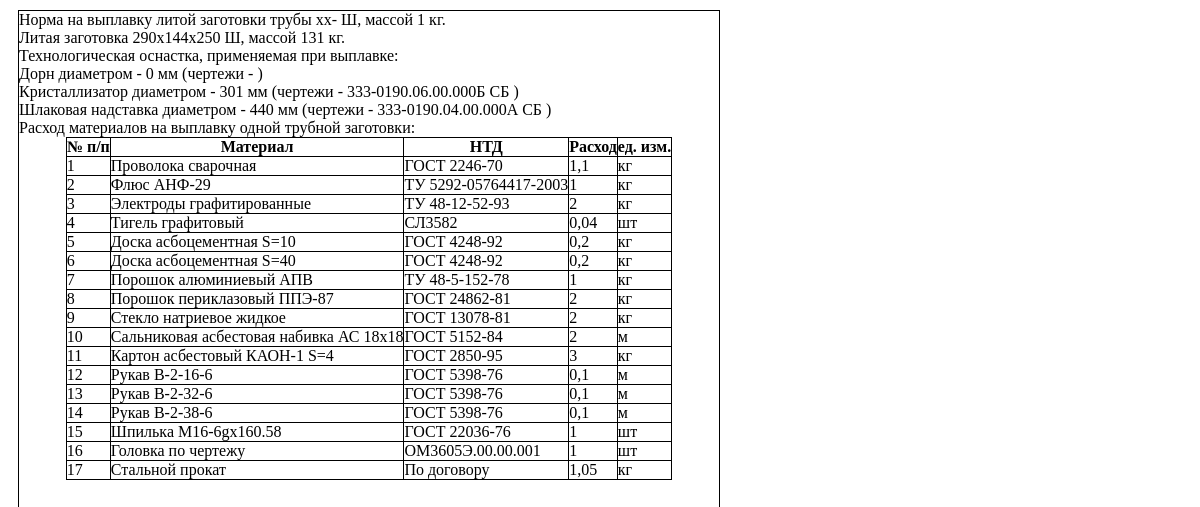
Screenshot of /user_page/technologist/create_norm.php (signed in) with the database file from the repository.
### tables this page shows
CREATE TABLE `snap` (
  `id` int(11) NOT NULL AUTO_INCREMENT,
  `size` varchar(100) NOT NULL,
  `drawing` varchar(300) NOT NULL,
  `type` varchar(300) NOT NULL,
  `diameter` varchar(100) NOT NULL,
  `user` varchar(300) NOT NULL,
  PRIMARY KEY (`id`)
);

CREATE TABLE `material` (
  `id` int(11) NOT NULL AUTO_INCREMENT,
  `material` varchar(1000) NOT NULL,
  `standart` varchar(1000) NOT NULL,
  `norma` varchar(1000) NOT NULL,
  `unit` varchar(1000) NOT NULL,
  PRIMARY KEY (`id`)
);

### user_page/technologist/calc_card.php (called while the page is built, shortened)
<?php
$size_and_steel = explode(" ", $size);
$size_dsl = explode("х", $size_and_steel[0]);
$d_tube = $size_dsl[0];
$s_tube = $size_dsl[1];
$l_tube = $size_dsl[2];
$density = 7850;
$steel_tube = $size_and_steel[1]." Ш";
$steel_tube = mb_strtoupper($steel_tube);
$weight_tube = 3.14 * ($s_tube/1000) * (($d_tube/1000) - ($s_tube/1000)) * ($l_tube/1000) * $density;
$weight_tube = round($weight_tube, 0) + 1;
$d_casting = $d_tube + 20;
$l_casting = $l_tube + 250;
$d_crystallizer = $d_casting * 1.02;
$d_crystallizer = round($d_crystallizer, 0) + 1;
$d_slag_remelting = $d_crystallizer + 110;
$sql_snap = "SELECT
id,
size,
drawing,
type,
diameter
FROM snap";
$result_snap = mysqli_query($link, $sql_snap);
$crystallizer_array = [];
$slag_remelting_array = [];
$j = 0;
$k = 0;
while ($row_snap = mysqli_fetch_array($result_snap)) {
	if ($row_snap["type"] == "кристаллизатор") {
		if ($row_snap["diameter"] >= $d_crystallizer) {
			$crystallizer_array[$j] = $row_snap["diameter"];
			$j++;
		};
	};
	if ($row_snap["type"] == "шлаковая надставка") {
		if ($row_snap["diameter"] >= $d_slag_remelting) {
			$slag_remelting_array[$k] = $row_snap["diameter"];
			$k++;
		};
	};
};
$mandrel_set = 0;
$crystallizer_set = 10000;
$slag_remelting_set = 10000;
for ($i = 0; $i < count($crystallizer_array); $i++) {
	if ($crystallizer_array[$i] < $crystallizer_set) {
		$crystallizer_set = $crystallizer_array[$i];
	} else {
		$crystallizer_set = $crystallizer_set;
	};
};
for ($i = 0; $i < count($slag_remelting_array); $i++) {
	if ($slag_remelting_array[$i] < $slag_remelting_set) {
		$slag_remelting_set = $slag_remelting_array[$i];
	} else {
		$slag_remelting_set = $slag_remelting_set;
	};
};
$d_real_casting = round($crystallizer_set / 1.02 - 1, 0) - 4;
$s_real_casting = round(($d_real_casting - round($mandrel_set / 1.025 - 5, 0)) / 2, 0) - 4;
$real_weight_castig = 3.14 * ($s_real_casting/1000) * (($d_real_casting/1000) - ($s_real_casting/1000)) * ($l_casting/1000) * $density;
$real_weight_castig = round($real_weight_castig, 0) + 1;
$sql_crystallizer_set = "SELECT
drawing
FROM snap
WHERE
diameter=$crystallizer_set
";
$result_crystallizer_set = mysqli_query($link, $sql_crystallizer_set);
while ($row_crystallizer_set = mysqli_fetch_array($result_crystallizer_set)) {
	$itog_crist = $itog_crist.$row_crystallizer_set["drawing"]." ";
};
$sql_slag_remelting_set = "SELECT
drawing
FROM snap
WHERE
diameter=$slag_remelting_set
";
$result_slag_remelting_set = mysqli_query($link, $sql_slag_remelting_set);
while ($row_slag_remelting_set = mysqli_fetch_array($result_slag_remelting_set)) {
	$itog_slag_remelting = $itog_slag_remelting.$row_slag_remelting_set["drawing"]." ";
};
?>

### user_page/technologist/create_norm.php (the view, shortened to what this page needs)
<?php
require_once "../../scripts/database_connect.php";
$size = $_POST["norm"];
require_once "calc_card.php";
$itog_casting = $d_real_casting."х".$s_real_casting."х".$l_casting." ".$steel_tube;
$itog_d_dorn = $mandrel_set;
$itog_d_crist = $crystallizer_set;
$itog_d_slag_remelting = $slag_remelting_set;
$itog_dorn = $itog_dorn;
$itog_crist = $itog_crist;
$itog_slag_remelting = $itog_slag_remelting;
$itog_tube = $d_tube."х".$s_tube."х".$l_tube."-".$steel_tube;
?>
<html>
	<head>
	</head>
	<body>
		<div class="norma">
			<div class="tube">Норма на выплавку литой заготовки трубы <?php echo $itog_tube;?>, массой <?php echo $weight_tube?> кг.
			</div>
			<div class="casting">Литая заготовка <?php echo $itog_casting;?>, массой <?php echo $real_weight_castig?> кг.
			</div>
			<div class="snap">Технологическая оснастка, применяемая при выплавке:
				<ul>
					<li>
						Дорн диаметром - <?php echo $itog_d_dorn;?> мм (чертежи - <?php echo $itog_dorn;?>)
					</li>
					<li>
						Кристаллизатор диаметром - <?php echo $itog_d_crist;?> мм (чертежи - <?php echo $itog_crist;?>)
					</li>
					<li>
						Шлаковая надставка диаметром - <?php echo $itog_d_slag_remelting;?> мм (чертежи - <?php echo $itog_slag_remelting;?>)
					</li>
				</ul>
			</div>
			<div class="material">
				Расход материалов на выплавку одной трубной заготовки:<br>
				<table>
					<tr>
						<th>№ п/п</th>
						<th>Материал</th>
						<th>НТД</th>
						<th>Расход</th>
						<th>ед. изм.</th>
					</tr>
<?php
$n = 1;
$sql_material = "SELECT
material,
standart,
norma,
unit
FROM material";
$result_material = mysqli_query($link, $sql_material);
while ($row_material = mysqli_fetch_array($result_material)) {
	echo "<tr>";
	echo "<td>".$n."</td>";
	echo "<td>".$row_material["material"]."</td>";
	echo "<td>".$row_material["standart"]."</td>";
	echo "<td>".$row_material["norma"]."</td>";
	echo "<td>".$row_material["unit"]."</td>";
	echo "</tr>";
	$n++;
};
?>
				</table>
			</div>
		</div>
	</body>
</html>

### user_page/technologist/create_norm.php (style rules this page uses)
.norma { width: 700px; height: 1000px; border: 1px solid black; margin: 10px; padding: 0; position: relative; }
ul { margin: 0; padding: 0; list-style-type: none; }
li { margin: 0; padding: 0; }
table { border-collapse: collapse; margin-left: auto; margin-right: auto; }
td, th { margin: 0; padding: 0; border: 1px solid black; }

### rows the page displays
snap: drawing "333-0190.06.00.000Б СБ"
snap: drawing "333-0190.04.00.000А СБ"
material: material "Проволока сварочная", standart "ГОСТ 2246-70", norma "1,1", unit "кг"
material: material "Флюс АНФ-29", standart "ТУ 5292-05764417-2003", norma "1", unit "кг"
material: material "Электроды графитированные", standart "ТУ 48-12-52-93", norma "2", unit "кг"
material: material "Тигель графитовый", standart "СЛ3582", norma "0,04", unit "шт"
material: material "Доска асбоцементная S=10", standart "ГОСТ 4248-92", norma "0,2", unit "кг"
material: material "Доска асбоцементная S=40", standart "ГОСТ 4248-92", norma "0,2", unit "кг"
material: material "Порошок алюминиевый АПВ", standart "ТУ 48-5-152-78", norma "1", unit "кг"
material: material "Порошок периклазовый ППЭ-87", standart "ГОСТ 24862-81", norma "2", unit "кг"
material: material "Стекло натриевое жидкое", standart "ГОСТ 13078-81", norma "2", unit "кг"
material: material "Сальниковая асбестовая набивка АС 18х18", standart "ГОСТ 5152-84", norma "2", unit "м"
material: material "Картон асбестовый КАОН-1 S=4", standart "ГОСТ 2850-95", norma "3", unit "кг"
material: material "Рукав В-2-16-6", standart "ГОСТ 5398-76", norma "0,1", unit "м"
material: material "Рукав В-2-32-6", standart "ГОСТ 5398-76", norma "0,1", unit "м"
material: material "Рукав В-2-38-6", standart "ГОСТ 5398-76", norma "0,1", unit "м"
material: material "Шпилька М16-6gx160.58", standart "ГОСТ 22036-76", norma "1", unit "шт"
material: material "Головка по чертежу", standart "ОМ3605Э.00.00.001", norma "1", unit "шт"
material: material "Стальной прокат", standart "По договору", norma "1,05", unit "кг"

### other values shown
$itog_tube "хх- Ш"
$weight_tube "1"
$itog_casting "290х144х250 Ш"
$real_weight_castig "131"
$itog_d_dorn "0"
$itog_d_crist "301"
$itog_d_slag_remelting "440"
